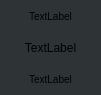
<?xml version="1.0" encoding="UTF-8"?>
<ui version="4.0">
 <class>SetParameter</class>
 <widget class="QWidget" name="SetParameter">
  <property name="geometry">
   <rect>
    <x>0</x>
    <y>0</y>
    <width>101</width>
    <height>95</height>
   </rect>
  </property>
  <property name="windowTitle">
   <string>Form</string>
  </property>
  <property name="styleSheet">
   <string notr="true">background-color:rgb(46, 52, 54);
</string>
  </property>
  <layout class="QVBoxLayout" name="verticalLayout">
   <property name="spacing">
    <number>0</number>
   </property>
   <property name="leftMargin">
    <number>0</number>
   </property>
   <property name="topMargin">
    <number>0</number>
   </property>
   <property name="rightMargin">
    <number>0</number>
   </property>
   <property name="bottomMargin">
    <number>0</number>
   </property>
   <item>
    <layout class="QVBoxLayout" name="verticalLayout_2">
     <property name="spacing">
      <number>0</number>
     </property>
     <item>
      <widget class="QLabel" name="label">
       <property name="styleSheet">
        <string notr="true">font-size:10px;</string>
       </property>
       <property name="text">
        <string>TextLabel</string>
       </property>
       <property name="alignment">
        <set>Qt::AlignCenter</set>
       </property>
      </widget>
     </item>
     <item>
      <widget class="QLabel" name="label_3">
       <property name="styleSheet">
        <string notr="true"/>
       </property>
       <property name="text">
        <string>TextLabel</string>
       </property>
       <property name="alignment">
        <set>Qt::AlignCenter</set>
       </property>
      </widget>
     </item>
     <item>
      <widget class="QLabel" name="label_2">
       <property name="styleSheet">
        <string notr="true">font-size:10px;</string>
       </property>
       <property name="text">
        <string>TextLabel</string>
       </property>
       <property name="alignment">
        <set>Qt::AlignCenter</set>
       </property>
      </widget>
     </item>
    </layout>
   </item>
  </layout>
 </widget>
 <resources/>
 <connections/>
</ui>
